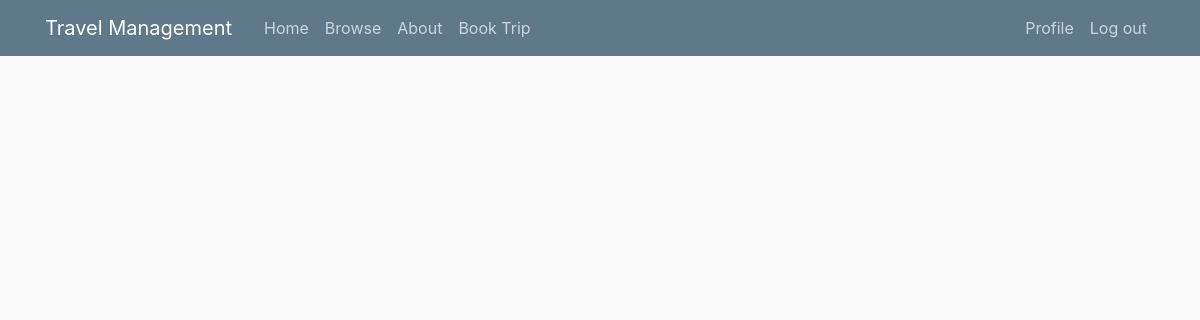
/invoices (signed in), run on an earlier commit of the app's database.
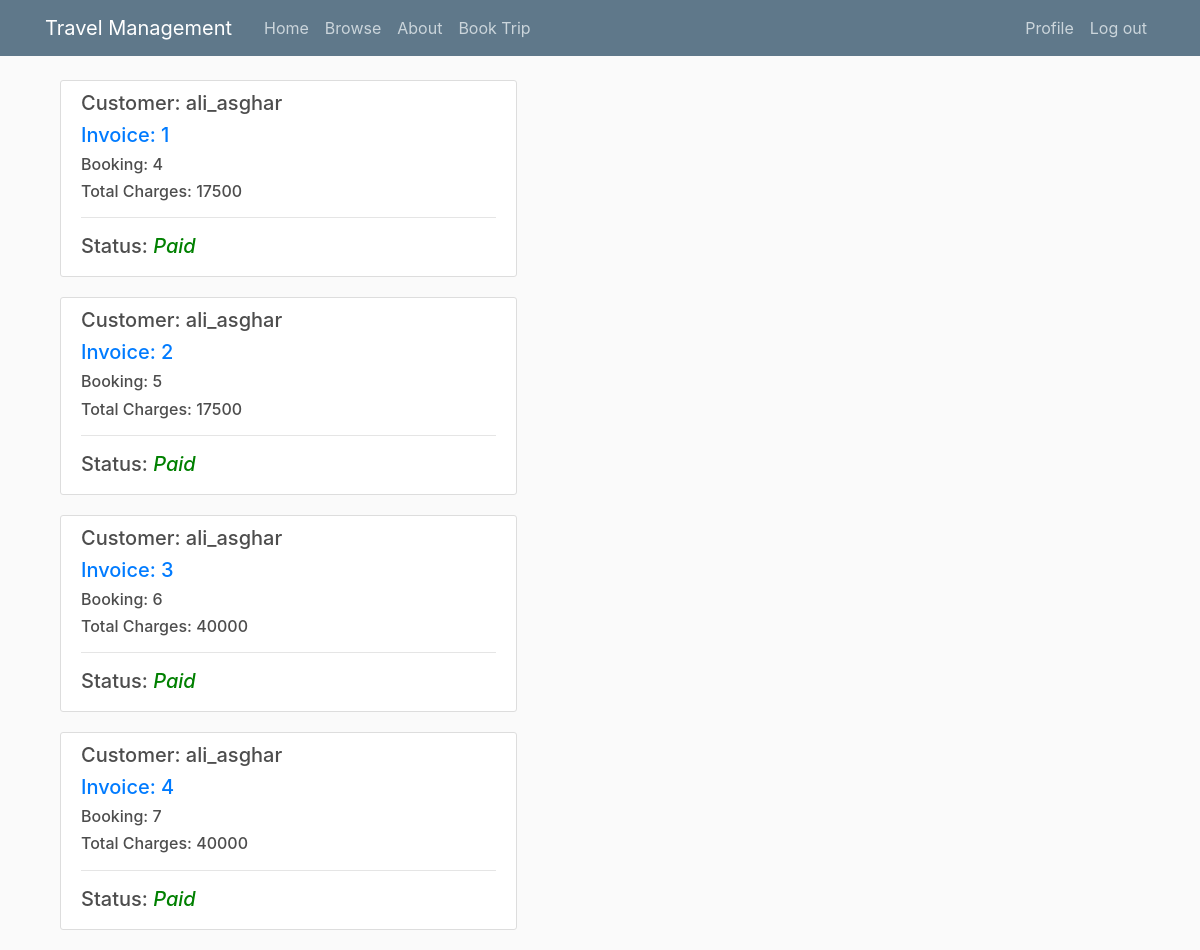
And on a later commit of the database.
### agency/models.py (models this page shows, shortened)
class INVOICE(models.Model):
    booking = models.OneToOneField(BOOKING,on_delete=models.PROTECT)
    total_charges = models.PositiveIntegerField()
    status = models.BooleanField(default = False)
    paid_amount = models.PositiveIntegerField(default = 0)
    balance = models.PositiveIntegerField(default= 0)

class BOOKING(models.Model):
    trip = models.OneToOneField(TRIP,on_delete=models.PROTECT)
    allocated_car = models.ForeignKey(CAR,null=True,on_delete=models.PROTECT)
    allocated_hotel = models.ForeignKey(HOTEL,null=True,on_delete=models.PROTECT)
    customer = models.ForeignKey(User,on_delete=models.PROTECT)
    booking_date = models.DateTimeField()

### agency/views.py (the view)
# urls.py: path('invoices', views.InvoiceView, name='agency-invoice-list'),
@login_required
def InvoiceView(request):
    invoices = agency.invoices.get_invoices(request.user)
    context = {'invoices':invoices}
    return render(request, 'agency/invoice_list.html',context)

### agency/business_logic/invoice_list.py (called while the page is built)
    def get_invoices(self,user):
        if user.is_superuser:
            return INVOICE.objects.all()
        else:
            return INVOICE.objects.filter(booking__customer = user)

### agency/templates/agency/invoice_list.html
{% extends "agency/base.html" %}
{% load static %}
{% block content %}
    {% for object in invoices %}
        <div class="col-md-8">
            <div class = "content-section">
                <h5>Customer: {{ object.booking.customer.username }} </h5>
                <h5><a href="{% url 'invoice-detail' object.id%}">Invoice: {{ object.id }}</a></h5>
                <h6>Booking: {{ object.booking.id }}</h6>
                <h6>Total Charges: {{ object.total_charges }}</h6>
                <hr>
                {% if object.status == True %}
                    <h5>Status: <i style="color:green;"> Paid </i></h5>
                {% else %}
                    <h5>Status: <i style="color:red;"> Not Paid </i></h5>
                {% endif %}
            </div>
        </div>
    {% endfor %}
{% endblock content %}

What changed in the data, as far as the page shows it:
added INVOICE: booking.customer.username "ali_asghar", id "1", booking.id "4", total_charges "17500", shows "Status:", status "Paid"
added INVOICE: booking.customer.username "ali_asghar", id "2", booking.id "5", total_charges "17500", shows "Status:", status "Paid"
added INVOICE: booking.customer.username "ali_asghar", id "3", booking.id "6", total_charges "40000", shows "Status:", status "Paid"
added INVOICE: booking.customer.username "ali_asghar", id "4", booking.id "7", total_charges "40000", shows "Status:", status "Paid"
